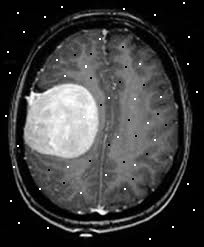
#> input picture imagessaltandpeper.jpg, 204 x 247 px, found by its file name
$ python 'first photo.py'
#> lines starting #> are read from the running program, lines starting #| are printed output that depends on the picture
import matplotlib.pyplot as plt
import matplotlib.image as mpimg

import cv2
import numpy as np

#%matplotlib inline
#from IPython import get_ipython
#get_ipython().run_line_magic('matplotlib', 'inline')
# Read in the image
image = mpimg.imread('imagessaltandpeper.jpg')
#> image is the input picture: shape (247, 204, 3); min 0, max 255, mean 61

median = cv2.medianBlur(image,5)
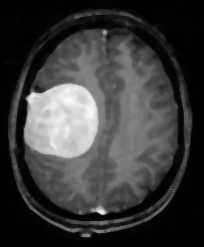
#> median: shape (247, 204, 3); min 0, max 249, mean 59
#hist = cv2.calcHist([median],[0],None,[256],[0,256])
#plt.subplot(121)
plt.imshow(median)
